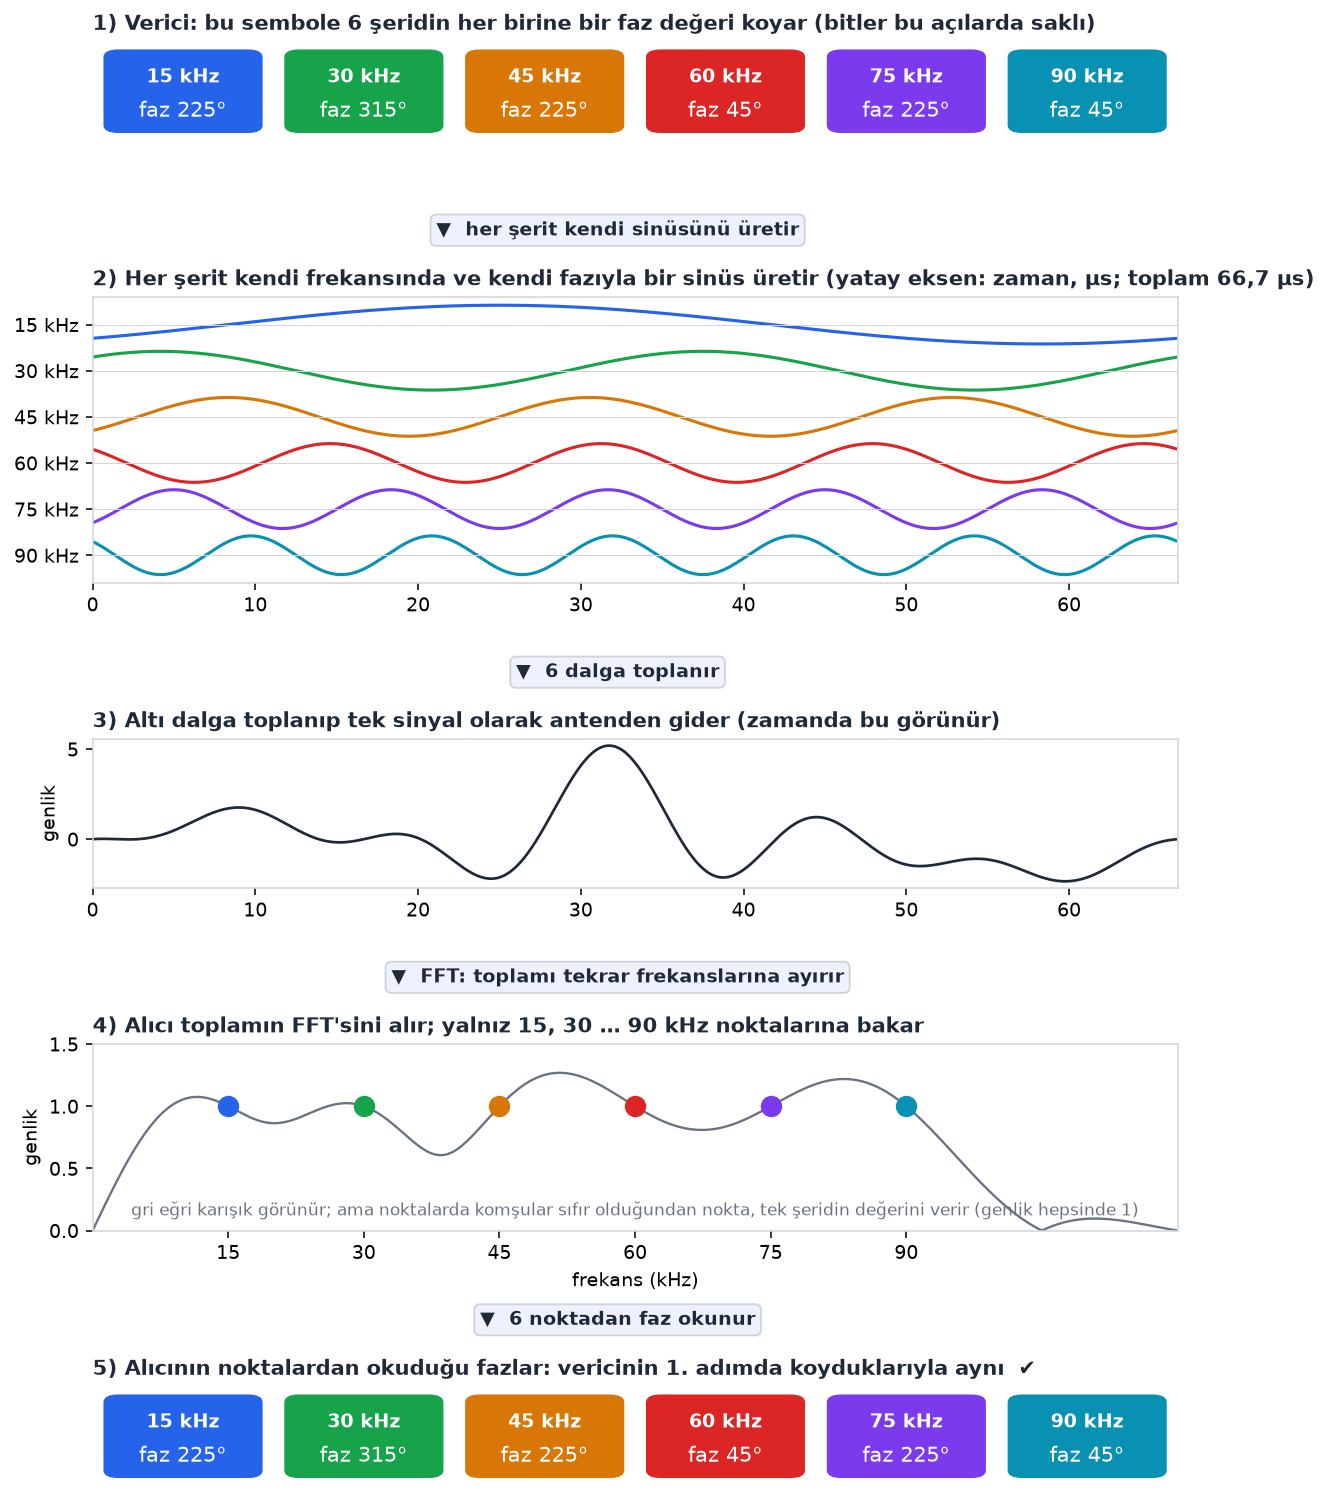

This chart was generated by the following Python code:
"""OFDM'nin tek sembolde bastan sona zinciri (6 serit, CP yok). Her adim bir oncekinden HESAPLANIR, cizilmis degildir:
  1) vericinin 6 sayisi (her seridin fazi)  ->  2) 6 dalga  ->  3) toplam sinyal  ->  4) toplamin FFT'si  ->  5) alicinin 6 frekanstan okudugu sayilar.
Renk = serit kimligi (faz renk degil, derece olarak yazili). Alicinin okudugu faz ile vericinin koydugu fazin esit oldugu kontrol edilip basilir.
Calistirma: python ofdm_baglanti.py -> ofdm_baglanti.png
"""
import os
import numpy as np
import matplotlib
matplotlib.use("Agg")
import matplotlib.pyplot as plt
from matplotlib.patches import FancyBboxPatch

HERE = os.path.dirname(os.path.abspath(__file__))
INK, MUTED, GRID = "#1F2937", "#6B7280", "#D1D5DB"
plt.rcParams.update({"font.size": 10, "text.color": INK, "axes.edgecolor": GRID})

SCS = 15e3
T = 1 / SCS
K = np.arange(1, 7)
KIMLIK = ["#2563EB", "#16A34A", "#D97706", "#DC2626", "#7C3AED", "#0891B2"]
FAZ_DEG = np.array([225, 315, 225, 45, 225, 45])          # vericinin sembol 1'e koydugu fazlar (ofdm_sinyal.py ile ayni)

N = 600
t = np.arange(N) * T / N
dalga = np.array([np.cos(2 * np.pi * k * SCS * t + np.deg2rad(d)) for k, d in zip(K, FAZ_DEG)])
toplam = dalga.sum(axis=0)

# alici: toplam sinyalin FFT'si; yalniz k x 15 kHz noktalari okunur (N ornek tam bir sembol -> bin k = k x 15 kHz)
X = np.fft.rfft(toplam) * 2 / N
okunan_gen = np.abs(X[K]); okunan_faz = np.rad2deg(np.angle(X[K])) % 360
assert np.allclose(okunan_faz, FAZ_DEG, atol=1e-6) and np.allclose(okunan_gen, 1.0, atol=1e-6)
print("alici okudu: faz", np.round(okunan_faz).astype(int), "genlik", np.round(okunan_gen, 3), "-> vericinin koyduguyla ayni")

# FFT egrisi (sifir doldurma ile ince cizim; ayni sinyal)
M = 1 << 15
Xi = np.fft.rfft(toplam, M) * 2 / N
fi = np.fft.rfftfreq(M, d=T / N) / 1e3

fig = plt.figure(figsize=(10, 13.4))
gs = fig.add_gridspec(5, 1, height_ratios=[0.8, 2.3, 1.2, 1.5, 0.8], hspace=0.95)
axs = [fig.add_subplot(gs[i]) for i in range(5)]

def kutular(ax, deg, baslik, ok=False):
    ax.set_xlim(0, 6); ax.set_ylim(0, 1); ax.axis("off")
    for i, (k, d) in enumerate(zip(K, deg)):
        ax.add_patch(FancyBboxPatch((i + 0.06, 0.08), 0.88, 0.84, boxstyle="round,pad=0,rounding_size=0.08", fc=KIMLIK[i], ec="none"))
        ax.text(i + 0.5, 0.64, f"{k * 15} kHz", ha="center", va="center", color="white", fontsize=10, fontweight="bold")
        ax.text(i + 0.5, 0.30, f"faz {int(round(d))}°", ha="center", va="center", color="white", fontsize=11)
    ax.set_title(baslik, loc="left", fontsize=11, fontweight="bold")

kutular(axs[0], FAZ_DEG, "1) Verici: bu sembole 6 şeridin her birine bir faz değeri koyar (bitler bu açılarda saklı)")

# ---- 2: tek tek dalgalar
ax = axs[1]
for i in range(6):
    y0 = 6 - i
    ax.plot(t * 1e6, dalga[i] * 0.42 + y0, color=KIMLIK[i], lw=1.6)
    ax.axhline(y0, color=GRID, lw=0.5)
ax.set_yticks(6 - np.arange(6)); ax.set_yticklabels([f"{k * 15} kHz" for k in K])
ax.set_xlim(0, T * 1e6); ax.set_ylim(0.4, 6.6)
ax.set_title("2) Her şerit kendi frekansında ve kendi fazıyla bir sinüs üretir (yatay eksen: zaman, µs; toplam 66,7 µs)", loc="left", fontsize=11, fontweight="bold")

# ---- 3: toplam
ax = axs[2]
ax.plot(t * 1e6, toplam, color=INK, lw=1.4)
ax.set_xlim(0, T * 1e6); ax.set_ylabel("genlik")
ax.set_title("3) Altı dalga toplanıp tek sinyal olarak antenden gider (zamanda bu görünür)", loc="left", fontsize=11, fontweight="bold")

# ---- 4: FFT
ax = axs[3]
ax.plot(fi, np.abs(Xi), color=MUTED, lw=1.2)
for i, k in enumerate(K):
    ax.plot(k * 15, okunan_gen[i], "o", color=KIMLIK[i], ms=10, zorder=3)
ax.set_xlim(0, 120); ax.set_ylim(0, 1.5); ax.set_xticks(K * 15)
ax.set_xlabel("frekans (kHz)"); ax.set_ylabel("genlik")
ax.set_title("4) Alıcı toplamın FFT'sini alır; yalnız 15, 30 … 90 kHz noktalarına bakar", loc="left", fontsize=11, fontweight="bold")
ax.text(0.5, 0.06, "gri eğri karışık görünür; ama noktalarda komşular sıfır olduğundan nokta, tek şeridin değerini verir (genlik hepsinde 1)", transform=ax.transAxes, ha="center", va="bottom", fontsize=8.5, color=MUTED)

kutular(axs[4], okunan_faz, "5) Alıcının noktalardan okuduğu fazlar: vericinin 1. adımda koyduklarıyla aynı  ✔")

# ---- adimlar arasi oklar
def ok(ust, alt, yazi):
    p1, p2 = axs[ust].get_position(), axs[alt].get_position()
    y = p1.y0 - 0.5 * (p1.y0 - p2.y1) - 0.006
    fig.text(0.5, y, "▼  " + yazi, ha="center", va="center", fontsize=10, color=INK, fontweight="bold",
             bbox=dict(boxstyle="round,pad=0.3", fc="#EEF2FF", ec=GRID))
ok(0, 1, "her şerit kendi sinüsünü üretir")
ok(1, 2, "6 dalga toplanır")
ok(2, 3, "FFT: toplamı tekrar frekanslarına ayırır")
ok(3, 4, "6 noktadan faz okunur")

fig.savefig(os.path.join(HERE, "ofdm_baglanti.png"), dpi=140, bbox_inches="tight", facecolor="white")
print("tamam")
